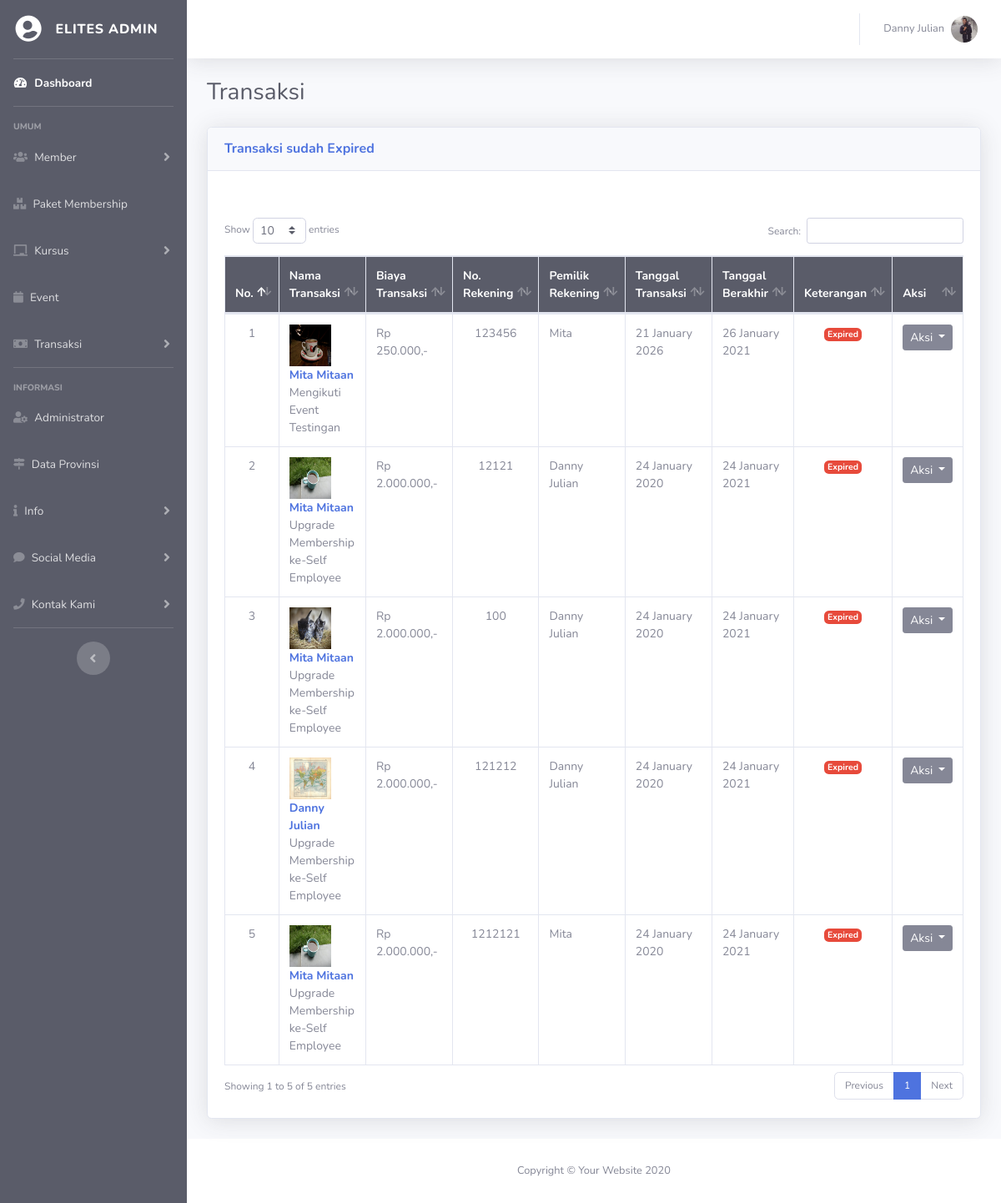
/elit-admin/index.php?hal=transaksi-data&mau=expired (signed in), run on the app's committed database.
### tables this page shows
CREATE TABLE `user` (
  `id_user` int(11) NOT NULL,
  `nama_user` varchar(50) NOT NULL,
  `alamat` text NOT NULL,
  `tgl_lahir` date NOT NULL,
  `jenis_kelamin` varchar(15) NOT NULL,
  `no_hp` varchar(15) NOT NULL,
  `email` varchar(50) NOT NULL,
  `password` varchar(15) NOT NULL,
  `foto` varchar(100) NOT NULL,
  `hak_akses` varchar(15) NOT NULL,
  `status` varchar(15) NOT NULL,
  `setuju` varchar(5) NOT NULL
);

CREATE TABLE `transaksi` (
  `id_transaksi` int(11) NOT NULL,
  `nama_transaksi` varchar(50) NOT NULL,
  `no_rek` varchar(50) NOT NULL,
  `nama_rekening` varchar(50) NOT NULL,
  `tgl_transaksi` date NOT NULL,
  `id_paket` int(11) DEFAULT NULL,
  `id_event` int(11) DEFAULT NULL,
  `id_user` int(11) DEFAULT NULL,
  `biaya_transaksi` double NOT NULL,
  `keterangan` varchar(25) NOT NULL,
  `baca_admin` varchar(20) NOT NULL,
  `baca_member` varchar(20) NOT NULL,
  `foto_struk` varchar(100) DEFAULT NULL,
  `tgl_berakhir` date DEFAULT NULL
);

### elit-admin/fungsi/fungsian.php (called while the page is built, shortened)
<?php
    function formatRupiah($angka)
    {
        $isi = number_format($angka, 0, ".", ".");
        return $isi;
    }
    function tglBalik($tgl)
    {
        $hasil = date("d F Y", strtotime($tgl));
        return $hasil;
    }
    function loncengNotif($a)
    {
        if ($a==0)
        {
            $isi = "";
        }
        return $isi;
    }
?>

### fungsional/data/isiData.php (called while the page is built, shortened)
<?php
    class isiData extends konfigurasi
    {
        public function perulanganData($q)
        {
            while ($a = mysqli_fetch_array($q))
            {
                $isi[]=$a;
            }
            return $isi;
        }
        public function hitungData($q)
        {
            $hitung = mysqli_num_rows($q);
            return $hitung;
        }
        public function eksekusiSQL($sqlnya)
        {
            $sambungannya=parent::sambungkan();
            $que = mysqli_query($sambungannya, $sqlnya);
            return $que;
        }
        public function tampilId($nama_tabel, $id, $val)
        {
            $sql = "SELECT *FROM $nama_tabel WHERE $id = '$val'";
            $que = $this->eksekusiSQL($sql);
            $kondisi = $this->perulanganData($que);
            return $kondisi;
        }
    }
?>

### elit-admin/fungsi/akun.php (called while the page is built, shortened)
<?php
    if (!empty($admin))
    {
        $tampil = $isi->tampilId("user", "id_user", "$admin");
        foreach ($tampil as $key)
        {
            $namauser = $key['nama_user'];
            $foto     = $key['foto'];
            if ($foto=='Kosong')
            {
                $gambarLogin = "../img/nofoto.png";
            }
            else
            {
                $gambarLogin="../foto/$foto";
            }
        }
    }
?>

### elit-admin/halaman/transaksi-data.php (the view, shortened to what this page needs)
<?php
   $mau = @$_GET['mau'];
   if ($mau=="belumproses")
   {
       $kondisi = "WHERE keterangan='Sedang diproses'";
       $headJudul = "Transaksi belum diproses";
   }
   elseif($mau=="sudahproses")
   {
       $kondisi = "WHERE keterangan='Ok'";
       $headJudul = "Transaksi sudah diproses";
   }
   elseif($mau=="expired")
   {
       $kondisi = "WHERE keterangan='Expired'";
       $headJudul = "Transaksi sudah Expired";
   }
   else
   {
       $kondisi ="";
       $headJudul = "Semua Data Transaksi";
   }
?>
<div class="container-fluid">
    <div class="d-sm-flex align-items-center justify-content-between mb-4">
        <h1 class="h3 mb-0 text-gray-800">Transaksi</h1>
    </div>
    <div class="row">
        <div class="col-xl-12">
            <div class="card shadow mb-4">
                <div class="card-header py-3 d-flex flex-row align-items-center justify-content-between">
                    <h6 class="m-0 font-weight-bold text-primary"><?php echo $headJudul; ?></h6>
                </div>
                <div class="card-body">
                   <br><br>
                    <?php
                       $perintah = $isi->eksekusiSQl("SELECT *FROM
                                                      transaksi
                                                      INNER JOIN user ON
                                                               transaksi.id_user = user.id_user
                                                               $kondisi
                                                      ORDER BY id_transaksi DESC
                                                      ");
                       $hitung   = $isi->hitungData($perintah);
                       if ($hitung==0)
                       {
                           pesanKosong();
                       }
                       else
                       {
                          echo
                          "
                          <div class='table-responsive'>
                               <table class='table table-bordered table-hover' id='dataTable' width='100%' cellspacing='0' style='font-size:14px;'>
                                   <thead class='bg-dark text-white'>
                                       <tr>
                                           <th>No.</th>
                                           <th>Nama Transaksi</th>
                                           <th>Biaya Transaksi</th>
                                           <th>No. Rekening</th>
                                           <th>Pemilik Rekening</th>
                                           <th>Tanggal Transaksi</th>
                                           <th>Tanggal Berakhir</th>
                                           <th>Keterangan</th>
                                           <th>Aksi</th>
                                       </tr>
                                   </thead>
                                   <tbody class='table-striped'>
                           ";
                          $no=1;
                          foreach ($perintah as $key)
                          {
                              $namatrans = $key['nama_transaksi'];
                              $harga     = $key['biaya_transaksi'];
                              $norek     = $key['no_rek'];
                              $narek     = $key['nama_rekening'];
                              $tgl       = $key['tgl_transaksi'];
                              $iduser    = $key['id_user'];
                              $nmuser    = $key['nama_user'];
                              $foto      = $key['foto_struk'];
                              $idpaket   = $key['id_paket'];
                              $idevent   = $key['id_event'];
                              $ket       = $key['keterangan'];
                              $idtrans   = $key['id_transaksi'];
                              $masa_aktif= $key['tgl_berakhir'];
                              if ($masa_aktif==NULL)
                              {
                                  $ketGl = "Tidak ada";
                              }
                              else
                              {
                                  $ketGl = tglBalik($masa_aktif);
                              }
                              if ($idevent==NULL)
                              {
                                  $idev = "Kosong";
                              }
                              else
                              {
                                  $idev = $idevent;
                              }
                              if ($foto=='Kosong')
                               {
                                   $gambar = "<img class='rounded-circle' src='../img/nofoto.png' width='50' height='50'>";
                               }
                               else
                               {
                                   $tujuan = "../foto/struk/$foto";
                                   $gambar =
                                   "   <a data-fancybox='gallery$nmuser' href='$tujuan' data-caption='$nmuser - $namatrans'>
                                           <img src='$tujuan' width='50' height='50'>
                                       </a>
                                   ";
                               }
                               if ($idpaket==NULL)
                              {
                                 $idT = $idevent;
                                 $ingin='event';
                              }
                              else
                              {
                                  $idT = $idpaket;
                                  $ingin='paket';
                              }
                              if ($ket=="Ok")
                              {
                                  $isiKet="<span class='badge badge-success'>$ket</span>";
                                  $linkOK = "";
                              }
                              elseif($ket=='Sedang diproses')
                              {
                                  $isiKet="<span class='badge badge-warning'>$ket</span>";
                                  $linkOK="<a class='dropdown-item bg-success text-white' href='?hal=transaksi-respon&id=$idtrans&mau=ok&ingin=$ingin&idt=$idT&idev=$idev&idus=$iduser'>Ok</a>";
                              }
                              else
                              {
                                   $linkOK = "";
                                  $isiKet="<span class='badge badge-danger'>$ket</span>";
                              }
                              $tanggal   = date("d F Y", strtotime($tgl));
                              $biaya = "Rp ".formatRupiah($harga).",-";
                              echo
                              "
                                  <tr>
                                      <td align='center'>$no</td>
                                      <td>
                                       $gambar <b><a href='?hal=member-data&idm=$iduser'>$nmuser</a></b> <br>
                                       $namatrans
                                      </td>
                                      <td>$biaya</td>
                                      <td>
                                          <center>
                                              $norek
                                          </center>
                                      </td>
                                      <td>$narek</td>
                                      <td>$tanggal</td>
                                      <td>$ketGl</td>
                                      <td>
                                          <center>
                                              $isiKet
                                          </center>
                                      </td>
                                      <td>
                                           <center>
                                               <div class='btn-group' role='group'>
                                                   <button id='aksi' type='button' class='btn btn-secondary btn-sm dropdown-toggle' data-toggle='dropdown' aria-haspopup='true' aria-expanded='false'>
                                                   Aksi
                                                   </button>
                                                   <div class='dropdown-menu' aria-labelledby='aksi'>
                                                      $linkOK
                                                       <a class='dropdown-item bg-danger text-white' href='?hal=transaksi-respon&id=$idtrans&mau=hapus&f=$foto&ingin=$ingin&idu=$iduser'>Hapus</a>
                                                   </div>
                                               </div>
                                           </center>
                                      </td>
                                  </tr>
                              ";
                              $no++;
                          }
                           echo
                           "
                                   </tbody>
                               </table>
                           </div>
                          ";
                       }
                   ?>
                </div>
            </div>
        </div>
    </div>
</div>

### elit-admin/fungsi/menu-atas.php (shortened to what this page needs)
<nav class="navbar navbar-expand navbar-light bg-white topbar mb-4 static-top shadow">
<ul class="navbar-nav ml-auto">
  <li class="nav-item dropdown no-arrow">
    <a class="nav-link dropdown-toggle" href="#" id="userDropdown" role="button" data-toggle="dropdown" aria-haspopup="true" aria-expanded="false">
      <span class="mr-2 d-none d-lg-inline text-gray-600 small"><?php echo $namauser; ?></span>
      <img class="img-profile rounded-circle" src="<?php echo $gambarLogin; ?>">
    </a>
  </li>
</ul>
</nav>

### elit-admin/css/danny-admin.css (style rules this page uses)
.container-fluid { font-size: 12px; }
table { font-size: 12px; }

### data on the page
user: nama_user "Danny Julian", foto (picture)
transaksi: foto_struk (picture), id_user.nama_user "Mita Mitaan", nama_transaksi "Mengikuti Event Testingan", biaya_transaksi "Rp 250.000,-", no_rek "123456", nama_rekening "Mita", tanggal "21 January 2026", tgl_berakhir "26 January 2021", keterangan "Expired"
transaksi: foto_struk (picture), id_user.nama_user "Mita Mitaan", nama_transaksi "Upgrade Membership ke-Self Employee", biaya_transaksi "Rp 2.000.000,-", no_rek "12121", nama_rekening "Danny Julian", tanggal "24 January 2020", tgl_berakhir "24 January 2021", keterangan "Expired"
transaksi: foto_struk (picture), id_user.nama_user "Mita Mitaan", nama_transaksi "Upgrade Membership ke-Self Employee", biaya_transaksi "Rp 2.000.000,-", no_rek "100", nama_rekening "Danny Julian", tanggal "24 January 2020", tgl_berakhir "24 January 2021", keterangan "Expired"
transaksi: foto_struk (picture), id_user.nama_user "Danny Julian", nama_transaksi "Upgrade Membership ke-Self Employee", biaya_transaksi "Rp 2.000.000,-", no_rek "121212", nama_rekening "Danny Julian", tanggal "24 January 2020", tgl_berakhir "24 January 2021", keterangan "Expired"
transaksi: foto_struk (picture), id_user.nama_user "Mita Mitaan", nama_transaksi "Upgrade Membership ke-Self Employee", biaya_transaksi "Rp 2.000.000,-", no_rek "1212121", nama_rekening "Mita", tanggal "24 January 2020", tgl_berakhir "24 January 2021", keterangan "Expired"

### other printed values
$headJudul "Transaksi sudah Expired"
